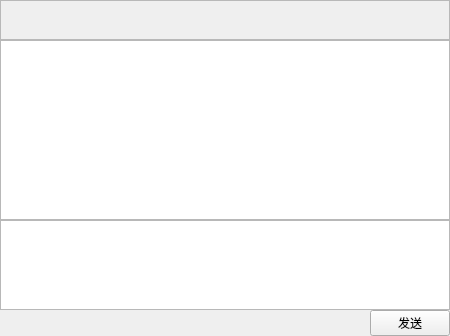
<?xml version="1.0" encoding="UTF-8"?>
<ui version="4.0">
 <class>TalkWindow</class>
 <widget class="QWidget" name="TalkWindow">
  <property name="geometry">
   <rect>
    <x>0</x>
    <y>0</y>
    <width>450</width>
    <height>336</height>
   </rect>
  </property>
  <property name="windowTitle">
   <string>Form</string>
  </property>
  <layout class="QVBoxLayout" name="verticalLayout" stretch="0,0,1,0">
   <property name="spacing">
    <number>0</number>
   </property>
   <property name="sizeConstraint">
    <enum>QLayout::SizeConstraint::SetDefaultConstraint</enum>
   </property>
   <property name="leftMargin">
    <number>0</number>
   </property>
   <property name="topMargin">
    <number>0</number>
   </property>
   <property name="rightMargin">
    <number>0</number>
   </property>
   <property name="bottomMargin">
    <number>0</number>
   </property>
   <item>
    <widget class="QLabel" name="label">
     <property name="sizePolicy">
      <sizepolicy hsizetype="Preferred" vsizetype="Maximum">
       <horstretch>0</horstretch>
       <verstretch>0</verstretch>
      </sizepolicy>
     </property>
     <property name="minimumSize">
      <size>
       <width>200</width>
       <height>40</height>
      </size>
     </property>
     <property name="maximumSize">
      <size>
       <width>166666</width>
       <height>40</height>
      </size>
     </property>
     <property name="frameShape">
      <enum>QFrame::Shape::StyledPanel</enum>
     </property>
     <property name="text">
      <string/>
     </property>
    </widget>
   </item>
   <item>
    <widget class="QListWidget" name="msgWidget">
     <property name="minimumSize">
      <size>
       <width>260</width>
       <height>0</height>
      </size>
     </property>
     <property name="maximumSize">
      <size>
       <width>16777215</width>
       <height>16666</height>
      </size>
     </property>
     <property name="frameShape">
      <enum>QFrame::Shape::StyledPanel</enum>
     </property>
     <property name="lineWidth">
      <number>1</number>
     </property>
    </widget>
   </item>
   <item>
    <widget class="QTextEdit" name="textEdit">
     <property name="minimumSize">
      <size>
       <width>0</width>
       <height>90</height>
      </size>
     </property>
     <property name="maximumSize">
      <size>
       <width>16777215</width>
       <height>90</height>
      </size>
     </property>
     <property name="frameShape">
      <enum>QFrame::Shape::StyledPanel</enum>
     </property>
     <property name="lineWidth">
      <number>1</number>
     </property>
    </widget>
   </item>
   <item>
    <layout class="QHBoxLayout" name="horizontalLayout_4">
     <property name="spacing">
      <number>0</number>
     </property>
     <item>
      <spacer name="horizontalSpacer_2">
       <property name="orientation">
        <enum>Qt::Orientation::Horizontal</enum>
       </property>
       <property name="sizeHint" stdset="0">
        <size>
         <width>40</width>
         <height>20</height>
        </size>
       </property>
      </spacer>
     </item>
     <item>
      <widget class="QPushButton" name="sendButton">
       <property name="text">
        <string>发送</string>
       </property>
      </widget>
     </item>
    </layout>
   </item>
  </layout>
 </widget>
 <resources/>
 <connections/>
</ui>
